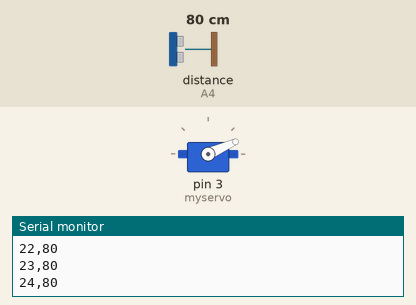
Recording of a sketch running on a simulated Arduino Uno, built with avr-gcc and run on an emulated ATmega328P. Shown: servo, the last lines printed to the serial monitor. Wiring (inferred from the names in the program): ultrasonic range finder: trigger A5; echo A4. The inputs (shaded band) are chosen by the test bench; at power-on: distance to the obstacle (sensor on A4) 80 cm. The echo pulse lasts 58.3 µs per cm.

Above: at 1.28 s.
1.3 s: distance to the obstacle (sensor on A4) set to 2 cm
At 2.1 s:
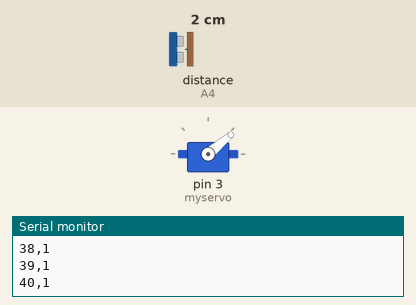
4.3 s: distance to the obstacle (sensor on A4) set to 60 cm
At 4.45 s:
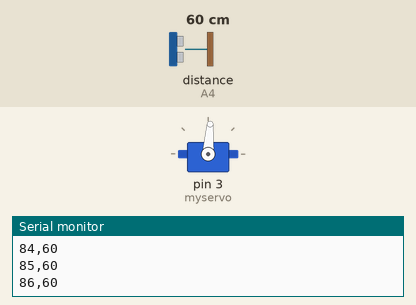
10.3 s: distance to the obstacle (sensor on A4) set to 250 cm
At 13.27 s:
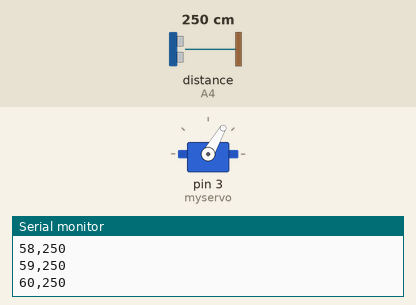
Timing chart, 0 to 19.3 s (numbered marks = the images above; inputs shaded):
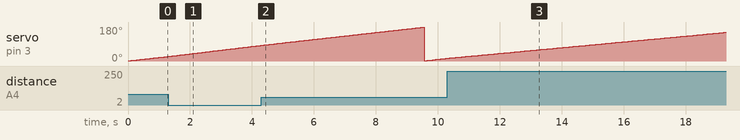

The sketch:

Sonar.ino
```cpp
//Rotates servo 0-180 degrees taking ultrasound readings. Deg and distance in cm are sent to serial (deg,cm)

#include <Servo.h>  //servo library
Servo myservo;      // create servo object to control servo

int Echo = A4;
int Trig = A5;

//Ultrasonic distance measurement Sub function
int Distance_test() {
  digitalWrite(Trig, LOW);
  delayMicroseconds(2);
  digitalWrite(Trig, HIGH);
  delayMicroseconds(20);
  digitalWrite(Trig, LOW);
  float cmdistance = pulseIn(Echo, HIGH);
  cmdistance= cmdistance / 58;
  return (int)cmdistance;
}

void setup() {
  myservo.attach(3);  // attach servo on pin 3 to servo object
  Serial.begin(9600);
  pinMode(Echo, INPUT);
  pinMode(Trig, OUTPUT);
}

void loop() {
  for(int deg=1; deg<180;deg++){
  myservo.write(deg);
  Serial.print(deg);
  Serial.print(",");
  Serial.println(Distance_test());
  delay(50);
}
  /*
  for(int deg=180; deg>0;deg--){
  myservo.write(deg);
  Serial.print(deg);
  Serial.print(",");
  Serial.print(Distance_test());
  delay(50);
}
*/
}
```
